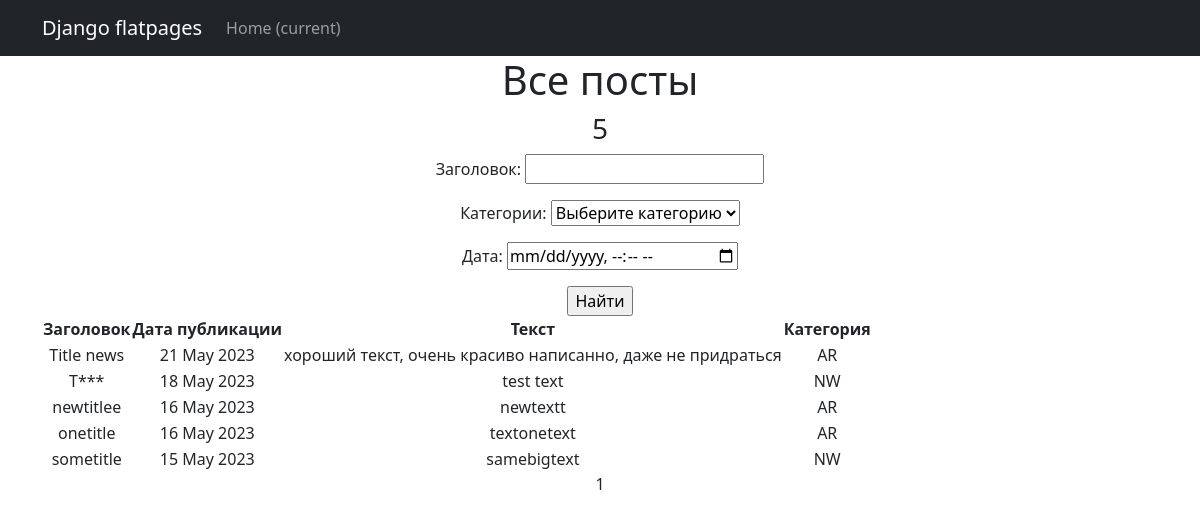
Before: /news/ with the older database file.
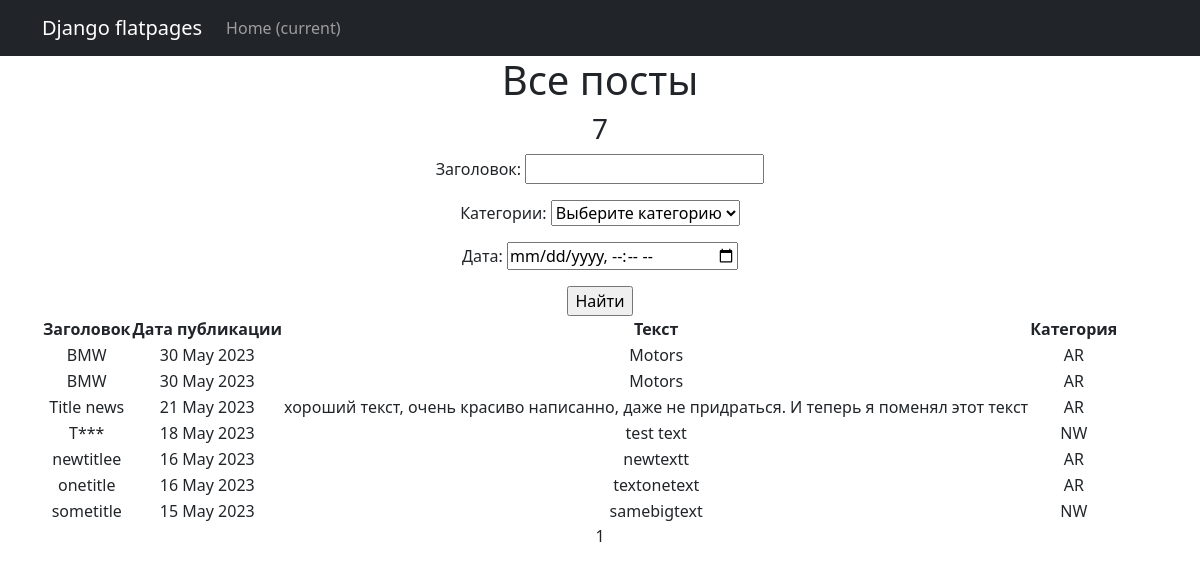
After: the same page with the newer database file.
### New/models.py (models this page shows, shortened)
class Post (models.Model):
    postAuthor = models.ForeignKey('Author', on_delete=models.CASCADE)
    NEWS ='NW'
    ARTICLE = 'AR'
    CATEGORY_CHOICES = (
        (NEWS,'Новость'),
        (ARTICLE, 'Статья'),
    )
    categoryType =  models.CharField(max_length=2, choices=CATEGORY_CHOICES, default=ARTICLE)
    dataCreation = models.DateTimeField(auto_now_add=True)
    postCategory = models.ManyToManyField(Category, through='PostCategory')
    title = models.CharField(max_length=128)
    text = models.TextField(max_length=128)
    rating = models.SmallIntegerField(default=0)

### New/views.py (the view)
# urls.py: path('', PostList.as_view(), name='post_list'),
class PostList(ListView):
    model = Post
    ordering = '-dataCreation'
    template_name = 'post_list.html'
    context_object_name = 'Posts'
    paginate_by = 10
    def get_queryset(self):
        queryset = super().get_queryset()
        self.filterset = PostFilter(self.request.GET, queryset)
        return self.filterset.qs
    def get_context_data(self, **kwargs):
        context = super().get_context_data(**kwargs)
        context['time_now'] = datetime.utcnow()
        context['filterset'] = self.filterset
        context['Post'] = None
        return context

### New/models.py (called while the page is built)
    def __str__(self):
        return f'{self.name}'

### New/templatetags/custom_filters.py (called while the page is built)
@register.filter()
def censor(sentence):
    text = sentence.split()
    for i, word in enumerate(text):
        if word in bad_words:
            text[i] = word[0] + '***'
    return ' '.join(text)

### templates/post_list.html (shortened to what this page needs)
{% extends 'flatpages/default.html' %}
{% load custom_filters %}
{% load custom_tags %}
{% block content %}
    <h1>Все посты</h1>
        <h3>{{ Posts|length }}</h3>
<form action="" method="get">
       {{ filterset.form.as_p }}
       <input type="submit" value="Найти" />
   </form>
    {% if Posts %}
       <table>
           <tr>
               <td> <b>Заголовок</b> </td>
               <td> <b>Дата публикации</b> </td>
               <td> <b>Текст</b> </td>
               <td> <b>Категория</b> </td>
           </tr>
           {% for post in Posts %}
           <tr>
               <td>{{ post.title|censor }}</td>
               <td>{{ post.dataCreation|date:'d M Y' }}</td>
               <td>{{ post.text|truncatewords:20 }}</td>
               <td>{{ post.categoryType }}</td>
               <td>
                </td>
           </tr>
           {% endfor %}
       </table>
   {% else %}
       <h2>Постов нет!</h2>
   {% endif %}
   {{ page_obj.number }}
{% endblock content %}

### templates/flatpages/default.html (shortened to what this page needs)
<!DOCTYPE html>
{% load static %}
<html lang="en">
    <head>
        <link href="{% static 'css/styles.css' %}" rel="stylesheet" />
    </head>
    <body>
<nav class="navbar navbar-expand-lg navbar-dark bg-dark static-top">
   <div class="container">
       <a class="navbar-brand" href="#">Django flatpages</a>
       <div class="collapse navbar-collapse" id="navbarResponsive">
           <ul class="navbar-nav ml-auto">
               <li class="nav-item active">
                   <a class="nav-link" href="#">Home
                       <span class="sr-only">(current)</span>
                   </a>
               </li>
               <li class="nav-item">
                   <a class="nav-link" href="//"></a>
               </li>
               <li class="nav-item">
                   <a class="nav-link" href="//"></a>
               </li>
           </ul>
       </div>
   </div>
</nav>
        <div class="container">
            <div class="row">
                <div class="col-lg-12 text-center">
                    {% block content %}{% endblock content %}
                </div>
            </div>
        </div>
    </body>
</html>

Changed rows visible on the page:
added Post: title|censor "BMW", dataCreation "30 May 2023", text "Motors", categoryType "AR"
added Post: title|censor "BMW", dataCreation "30 May 2023", text "Motors", categoryType "AR"
changed Post "Title news": text "хороший текст, очень красиво написанно, даже не придраться" → "хороший текст, очень красиво написанно, даже не придраться. И теперь я поменял этот текст"
Other visible differences:
{{ Posts|length }}: "5" → "7"
